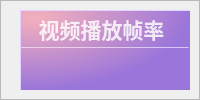
                <widget class="QFrame" name="frame_8">
                 <property name="frameShape">
                  <enum>QFrame::StyledPanel</enum>
                 </property>
                 <property name="frameShadow">
                  <enum>QFrame::Raised</enum>
                 </property>
                 <layout class="QHBoxLayout" name="horizontalLayout_24">
                  <property name="spacing">
                   <number>6</number>
                  </property>
                  <property name="leftMargin">
                   <number>0</number>
                  </property>
                  <property name="topMargin">
                   <number>9</number>
                  </property>
                  <property name="rightMargin">
                   <number>9</number>
                  </property>
                  <property name="bottomMargin">
                   <number>9</number>
                  </property>
                  <item>
                   <widget class="QLabel" name="fpsLabel">
                    <property name="maximumSize">
                     <size>
                      <width>80</width>
                      <height>80</height>
                     </size>
                    </property>
                    <property name="text">
                     <string/>
                    </property>
                    <property name="pixmap">
                     <pixmap resource="YOLOSHOWUI.qrc">:/statusbar/images/newsize/fpsBar.png</pixmap>
                    </property>
                    <property name="alignment">
                     <set>Qt::AlignCenter</set>
                    </property>
                   </widget>
                  </item>
                  <item>
                   <widget class="QFrame" name="Fps_QF">
                    <property name="minimumSize">
                     <size>
                      <width>170</width>
                      <height>80</height>
                     </size>
                    </property>
                    <property name="maximumSize">
                     <size>
                      <width>170</width>
                      <height>80</height>
                     </size>
                    </property>
                    <property name="toolTipDuration">
                     <number>0</number>
                    </property>
                    <property name="styleSheet">
                     <string notr="true">QFrame#Fps_QF{
color: rgb(255, 255, 255);
background-color: qradialgradient(cx:0, cy:0, radius:1, fx:0.1, fy:0.1, stop:0 rgb(243, 175, 189),  stop:1 rgb(155, 118, 218));
border: 1px outset rgb(153, 117, 219)
}
</string>
                    </property>
                    <property name="frameShape">
                     <enum>QFrame::StyledPanel</enum>
                    </property>
                    <property name="frameShadow">
                     <enum>QFrame::Raised</enum>
                    </property>
                    <layout class="QVBoxLayout" name="verticalLayout_11" stretch="0,2,1">
                     <property name="spacing">
                      <number>0</number>
                     </property>
                     <property name="leftMargin">
                      <number>0</number>
                     </property>
                     <property name="topMargin">
                      <number>0</number>
                     </property>
                     <property name="rightMargin">
                      <number>0</number>
                     </property>
                     <property name="bottomMargin">
                      <number>0</number>
                     </property>
                     <item>
                      <widget class="QFrame" name="Fps_top">
                       <property name="styleSheet">
                        <string notr="true">border:none</string>
                       </property>
                       <property name="frameShape">
                        <enum>QFrame::StyledPanel</enum>
                       </property>
                       <property name="frameShadow">
                        <enum>QFrame::Raised</enum>
                       </property>
                       <layout class="QHBoxLayout" name="horizontalLayout_10">
                        <property name="spacing">
                         <number>0</number>
                        </property>
                        <property name="leftMargin">
                         <number>0</number>
                        </property>
                        <property name="topMargin">
                         <number>3</number>
                        </property>
                        <property name="rightMargin">
                         <number>7</number>
                        </property>
                        <property name="bottomMargin">
                         <number>3</number>
                        </property>
                        <item>
                         <widget class="QLabel" name="label_7">
                          <property name="maximumSize">
                           <size>
                            <width>16777215</width>
                            <height>30</height>
                           </size>
                          </property>
                          <property name="font">
                           <font>
                            <family>苹方字体</family>
                            <pointsize>16</pointsize>
                            <italic>false</italic>
                            <bold>true</bold>
                           </font>
                          </property>
                          <property name="styleSheet">
                           <string notr="true">color: rgba(255, 255,255, 210);
text-align:center;</string>
                          </property>
                          <property name="midLineWidth">
                           <number>-1</number>
                          </property>
                          <property name="text">
                           <string>视频播放帧率</string>
                          </property>
                          <property name="alignment">
                           <set>Qt::AlignCenter</set>
                          </property>
                          <property name="wordWrap">
                           <bool>false</bool>
                          </property>
                          <property name="indent">
                           <number>0</number>
                          </property>
                         </widget>
                        </item>
                       </layout>
                      </widget>
                     </item>
                     <item>
                      <widget class="Line" name="line_4">
                       <property name="maximumSize">
                        <size>
                         <width>16777215</width>
                         <height>1</height>
                        </size>
                       </property>
                       <property name="styleSheet">
                        <string notr="true">background-color: rgba(255, 255, 255, 89);</string>
                       </property>
                       <property name="orientation">
                        <enum>Qt::Horizontal</enum>
                       </property>
                      </widget>
                     </item>
                     <item>
                      <widget class="QFrame" name="Fps_bottom">
                       <property name="styleSheet">
                        <string notr="true">border:none</string>
                       </property>
                       <property name="frameShape">
                        <enum>QFrame::StyledPanel</enum>
                       </property>
                       <property name="frameShadow">
                        <enum>QFrame::Raised</enum>
                       </property>
                       <layout class="QVBoxLayout" name="verticalLayout_12">
                        <property name="spacing">
                         <number>0</number>
                        </property>
                        <property name="leftMargin">
                         <number>0</number>
                        </property>
                        <property name="topMargin">
                         <number>6</number>
                        </property>
                        <property name="rightMargin">
                         <number>0</number>
                        </property>
                        <property name="bottomMargin">
                         <number>6</number>
                        </property>
                        <item alignment="Qt::AlignTop">
                         <widget class="QLabel" name="fps_label">
                          <property name="minimumSize">
                           <size>
                            <width>0</width>
                            <height>30</height>
                           </size>
                          </property>
                          <property name="maximumSize">
                           <size>
                            <width>16777215</width>
                            <height>30</height>
                           </size>
                          </property>
                          <property name="font">
                           <font>
                            <family>Microsoft YaHei UI</family>
                            <pointsize>17</pointsize>
                            <italic>false</italic>
                            <bold>false</bold>
                            <underline>false</underline>
                           </font>
                          </property>
                          <property name="styleSheet">
                           <string notr="true">color: rgb(255, 255, 255);
font: 17pt &quot;Microsoft YaHei UI&quot;;</string>
                          </property>
                          <property name="text">
                           <string/>
                          </property>
                          <property name="alignment">
                           <set>Qt::AlignCenter</set>
                          </property>
                         </widget>
                        </item>
                       </layout>
                      </widget>
                     </item>
                    </layout>
                   </widget>
                  </item>
                 </layout>
                </widget>
